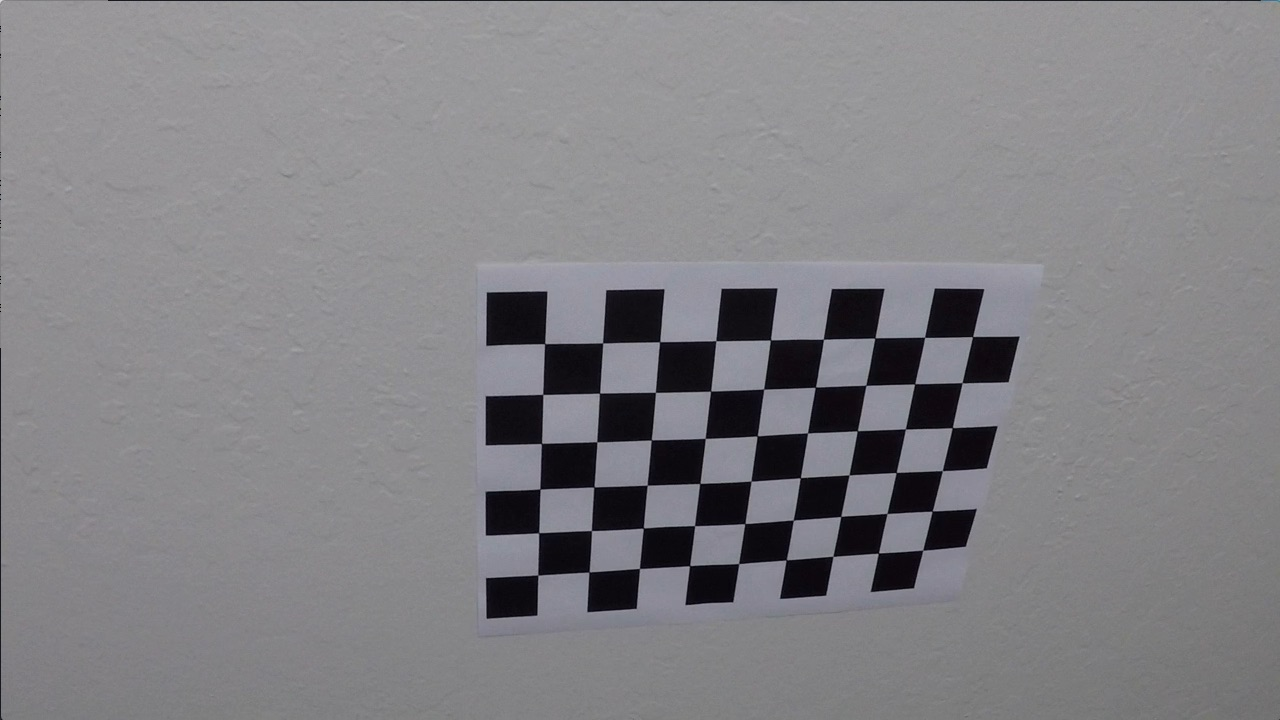
#> input picture camera_cal/calibration10.jpg, 1280 x 720 px; its folder holds only this picture in this run; the run also reads 1 picture not shown here
$ jupyter execute --allow-errors advanced_lane_lines.ipynb   (shell and % lines are left out)   (older library calls are emulated)
#> lines starting #> are read from the running program, lines starting #| are printed output that depends on the picture; after the words box and inside, x2 and y2 are one past the last pixel; in counts of white or black regions, pixels touching at a corner belong together
**Advanced Lane Finding Project**

The goals / steps of this project are the following:

* Compute the camera calibration matrix and distortion coefficients given a set of chessboard images.
* Apply a distortion correction to raw images.
* Use color transforms, gradients, etc., to create a thresholded binary image.
* Apply a perspective transform to rectify binary image ("birds-eye view").
* Detect lane pixels and fit to find the lane boundary.
* Determine the curvature of the lane and vehicle position with respect to center.
* Warp the detected lane boundaries back onto the original image.
* Output visual display of the lane boundaries and numerical estimation of lane curvature and vehicle position.

### Camera Calibration

#### Camera calibration involves computing the camera matrix and distortion coefficients.

The code for this step is contained in the first code cell of the IPython notebook located in "./advanced_lane_lines.ipynb".

The idea is that you take pictures of known shape such as a black-white chessboard. You can use `cv2.findChessboardCorners()` function to find all corners where black and white intersects. These corner points, an array of (x,y), are used to create my so-called image points (i.e. an array of array of points `imgpoints`).

The "object points", on the other hand, are the (x, y, z) coordinates of the chessboard corners in the world. Here I am assuming the chessboard is fixed on the (x, y) plane at z=0, such that the object points are the same for each calibration image.  Thus, `objp` is just a replicated array of coordinates, and `objpoints` will be appended with a copy of it every time I successfully detect all chessboard corners in a test image.  `imgpoints` will be appended with the (x, y) pixel position of each of the corners in the image plane with each successful chessboard detection.

I then used the two arrays `objpoints` and `imgpoints` to compute the camera calibration and distortion coefficients using the `cv2.calibrateCamera()` function.  Lastlt, I applied this distortion correction to the test image using the `cv2.undistort()` function and show the original and undistorted images side-by-side.

[cell 1]
import pickle
import cv2
import numpy as np
import matplotlib.pyplot as plt
import matplotlib.image as mpimg
import glob

images = glob.glob('camera_cal/calibration*.jpg')
nx = 9 #the number of inside corners in x
ny = 6 #the number of inside corners in y
board_size = (nx, ny)
objpoints = [] # 3d points in real world space
imgpoints = [] # 2d points in image plane.

# prepare object points, like (0,0,0), (1,0,0), (2,0,0) ....,(6,5,0)
objp = np.zeros((ny*nx,3), np.float32)
objp[:,:2] = np.mgrid[0:nx, 0:ny].T.reshape(-1,2)

for imgfile in images:
    img = cv2.imread(imgfile)
#> img is the input picture: shape (720, 1280, 3); mean B, G, R 133.1, 129.4, 130.2
    gray = cv2.cvtColor(img, cv2.COLOR_BGR2GRAY)
    ret, corners = cv2.findChessboardCorners(gray, board_size, None)
#> ret = True; corners = 54 rows, first 8: [545.3, 343.1], [602.7, 342.8], [660.1, 341.3], [715.8, 340.7], [770.6, 340], [823.5, 339.2], [874.3, 338.5], [925.1, 337.4]
    if ret == True:
        ## print('found chessboard: ', imgfile)
        objpoints.append(objp)
        imgpoints.append(corners)

ret, mtx, dist, rvecs, tvecs = cv2.calibrateCamera(objpoints, imgpoints, img.shape[0:2], None, None)
#> ret = 0.714; mtx = [[737.2, 0, 466.5], [0, 560.8, 623.9], [0, 0, 1]]; dist = [[-0.0616, -0.0725, -0.053, 0.0274, 0.0478]]; rvecs = ([0.27, -0.164, -0.0427],); tvecs = ([1.24, -6.02, 12.79],)

# Save the camera calibration matrix and distortion coefficients
dist_pickle = {}
dist_pickle["mtx"] = mtx
dist_pickle["dist"] = dist
dist_pickle["objpoints"] = objpoints
dist_pickle["imgpoints"] = imgpoints
pickle.dump( dist_pickle, open( "wide_dist_pickle.p", "wb" ) )

# Testing
#> (the rest of this cell did not finish here and is left out)

[cell 2]
dist_pickle = pickle.load( open( "wide_dist_pickle.p", "rb" ) )
#> dist_pickle = 4 items
mtx = dist_pickle["mtx"]
dist = dist_pickle["dist"]

img = mpimg.imread('test_images/straight_lines1.jpg')
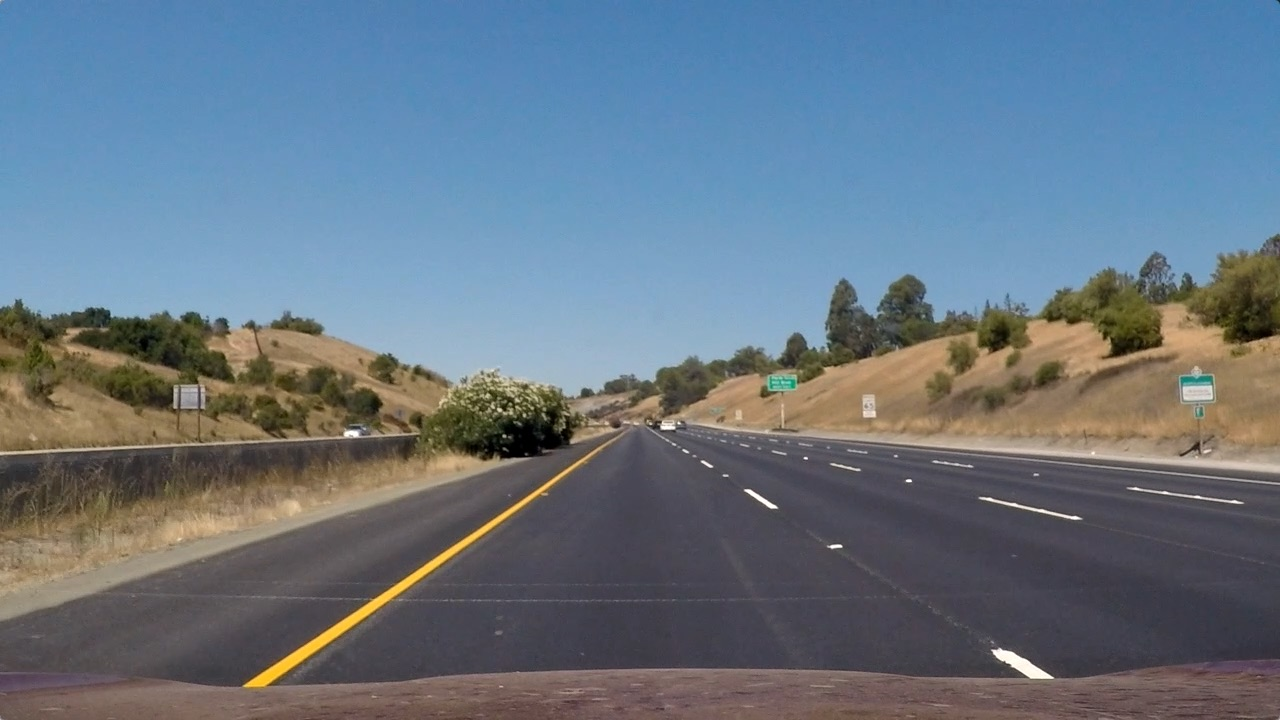
#> input picture test_images/straight_lines1.jpg, 1280 x 720 px
#> img is the input picture: shape (720, 1280, 3); mean R, G, B 103.2, 117.7, 131.2
undistorted = cv2.undistort(img, mtx, dist, None, mtx)
#> (the rest of this cell did not finish here and is left out)

### Pipeline (single images)

#### 1. Camera calibration on a test image

Since we saved our camera calibration matrix and distortion coefficients in a pickle file, we can easily read these parameters back and undistort another image.

[cell 3]
img = mpimg.imread('test_images/test2.jpg')
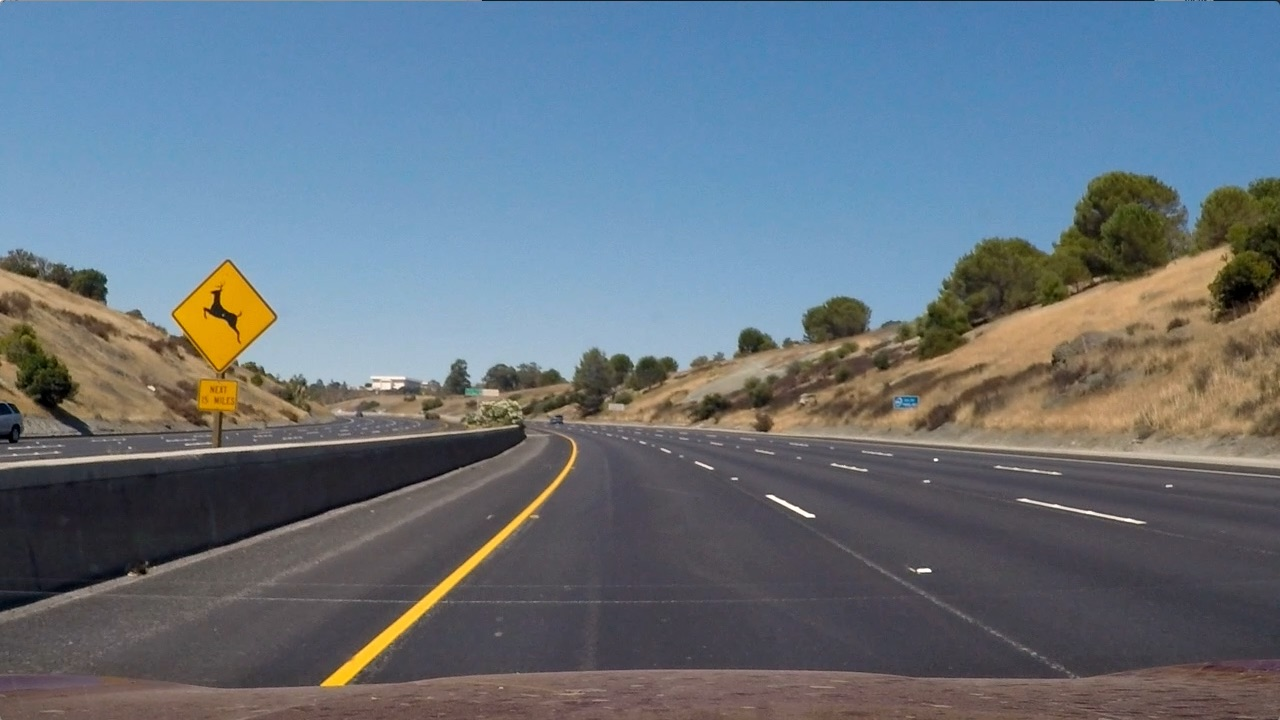
#> input picture test_images/test2.jpg, 1280 x 720 px
#> img is the input picture: shape (720, 1280, 3); mean R, G, B 102.8, 114.6, 125.5
undistorted = cv2.undistort(img, mtx, dist, None, mtx)
#> (the rest of this cell did not finish here and is left out)

#### 2. Create a thresholded binary image

I used a combination of color space and gradient thresholds to generate a binary image. For color thresholding, I first converted the image from RGB colorspace to HLS colorspace. This line is then used to threshold the _s_ chanel `s_binary[(s_channel >= s_thresh[0]) & (s_channel <= s_thresh[1])] = 1` Gradient thresholding step is similar and done on the Sobel x gradient `sxbinary[(scaled_sobel >= sx_thresh[0]) & (scaled_sobel <= sx_thresh[1])] = 1`. I also compute the combined bianry with `combined_binary[(s_binary == 1) | (sxbinary == 1)] = 1`. At the end is an example of my output for this step.

[cell 4]
image = mpimg.imread('test_images/straight_lines1.jpg')

# Edit this function to create your own pipeline.
def pipeline(img, s_thresh=(120, 255),sx_thresh=(20, 255),l_thresh=(40,255)):
    img = np.copy(img)
    # Convert to HSV color space and separate the V channel
    hsv = cv2.cvtColor(img, cv2.COLOR_RGB2HLS).astype(np.float)
    l_channel = hsv[:,:,1]
    s_channel = hsv[:,:,2]
    # Sobel x
    sobelx = cv2.Sobel(l_channel, cv2.CV_64F, 1, 0) # Take the derivative in x
    abs_sobelx = np.absolute(sobelx) # Absolute x derivative to accentuate lines away from horizontal
    scaled_sobel = np.uint8(255*abs_sobelx/np.max(abs_sobelx))

    # Threshold x gradient
    sxbinary = np.zeros_like(scaled_sobel)
    sxbinary[(scaled_sobel >= sx_thresh[0]) & (scaled_sobel <= sx_thresh[1])] = 1

    # Threshold s channel
    s_binary = np.zeros_like(s_channel)
    s_binary[(s_channel >= s_thresh[0]) & (s_channel <= s_thresh[1])] = 1

    # Threshold l channel
    l_binary = np.zeros_like(l_channel)
    l_binary[(l_channel >= l_thresh[0]) & (l_channel <= l_thresh[1])] = 1

    # Stack each channel
    # Note color_binary[:, :, 0] is all 0s, effectively an all black image. It might
    # be beneficial to replace this channel with something else.
    color_binary = np.dstack(( np.zeros_like(sxbinary), sxbinary, s_binary))

    # Combine the three binary thresholds
    binary = np.zeros_like(sxbinary)
    binary[((l_binary == 1) & (s_binary == 1) | (sxbinary==1))] = 1
    # combined_binary = 255*np.dstack((binary,binary,binary)).astype('uint8')
    return color_binary, binary

result, combined_binary = pipeline(image)
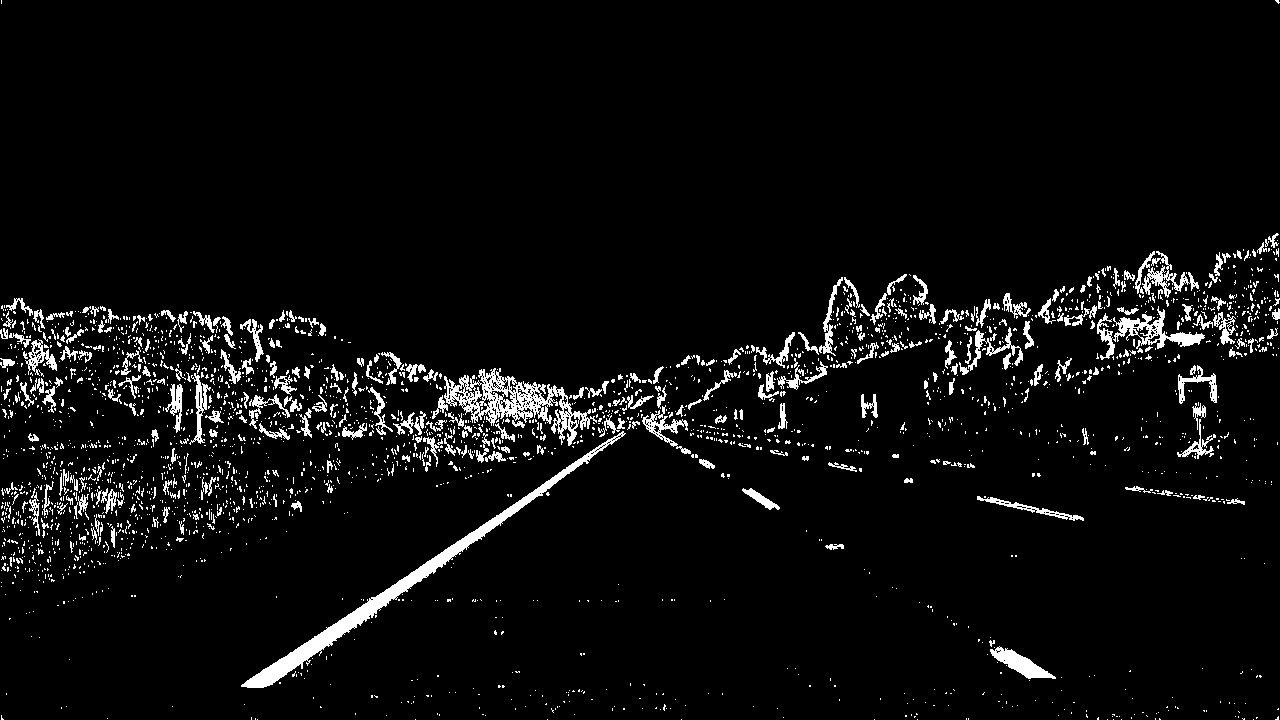
#> combined_binary: shape (720, 1280); values 0 (black) and 1 (white), 4.9% white; 2711 white regions (2382 under 20 px), largest, box (x1, y1, x2, y2) and area: (241, 431, 626, 688) 4964, (444, 368, 597, 446) 3576, (1113, 306, 1205, 349) 1213

# Plot the result
f, (ax1, ax2, ax3) = plt.subplots(1, 3, figsize=(24, 9))
f.tight_layout()

ax1.imshow(image)
ax1.set_title('Original Image', fontsize=40)

ax2.imshow(result)
ax2.set_title('Color Binary', fontsize=40)

#combined_binary = 255*np.dstack((binary,binary,binary)).astype('uint8')
ax3.imshow(combined_binary, cmap='gray')
ax3.set_title('Combined Binary', fontsize=40)

plt.subplots_adjust(left=0., right=1, top=0.9, bottom=0.)

#### 3. Perspective transform

The code for my perspective transform includes a function called `warper()`, which appears in lines 1 through 12 in the code block below. The `warper()` function takes as inputs an image (`img`), as well as source (`src`) and destination (`dst`) points. I chose the hardcoded source and destination points by overlaying a trapezoid on one of the test images. I verified that my perspective transform was working as expected by drawing the `src` and `dst` points onto a test image and its warped counterpart to verify that the lines appear parallel in the warped image.

[cell 5]
def warper(img, src, dst, debug=False):
    M = cv2.getPerspectiveTransform(src, dst)
    MInv = cv2.getPerspectiveTransform(dst, src)
    img_size = (img.shape[1], img.shape[0])
    warped = cv2.warpPerspective(img, M, img_size , flags=cv2.INTER_LINEAR)

    if debug:
        cv2.line(img, tuple(src[0]), tuple(src[1]), color=[255,0,0], thickness=2)
        cv2.line(img, tuple(src[1]), tuple(src[2]), color=[255,0,0], thickness=2)
        cv2.line(img, tuple(src[2]), tuple(src[3]), color=[255,0,0], thickness=2)
        cv2.line(img, tuple(src[3]), tuple(src[0]), color=[255,0,0], thickness=2)
        cv2.line(warped, tuple(dst[0]), tuple(dst[1]), color=[255,0,0], thickness=2)
        cv2.line(warped, tuple(dst[1]), tuple(dst[2]), color=[255,0,0], thickness=2)
        cv2.line(warped, tuple(dst[2]), tuple(dst[3]), color=[255,0,0], thickness=2)
        cv2.line(warped, tuple(dst[3]), tuple(dst[0]), color=[255,0,0], thickness=2)

    return warped, M, MInv

corners = np.float32([[200,720],[585,460],[698,460],[1100,720]])
top_left=np.array([corners[0,0],0])
top_right=np.array([corners[3,0],0])
offset=[100, 0]
src = np.float32([corners[0],corners[1],corners[2],corners[3]])
dst = np.float32([corners[0]+offset,top_left+offset,top_right-offset,corners[3]-offset])
print(dst)
# Test it out
img = np.copy(image)
#mpimg.imread('test_images/straight_lines1.jpg')
img_size = (img.shape[1], img.shape[0])
undist = cv2.undistort(img, mtx, dist, None, mtx)
warped, M, MInv = warper(undist, src, dst, debug=True)
#> M = [[-0.547, -1.52, 992.8], [-4.13e-16, -1.95, 896.1], [-2.9e-19, -0.00237, 1]]; MInv = [[0.161, -0.778, 536.6], [4.42e-17, -0.513, 460], [2.2e-19, -0.00121, 1]]

#> (the rest of this cell did not finish here and is left out)

To further test our warper matrix, I am going to run it on all test images and save to an output folder.

[cell 6]
import os
images = glob.glob('test_images/*.jpg')

for idx, fname in enumerate(images):
    img = cv2.imread(fname)
    undist = cv2.undistort(img, mtx, dist, None, mtx)
    image_name=os.path.split(fname)[1]
    warped = cv2.warpPerspective(undist, M, (img.shape[1], img.shape[0]) , flags=cv2.INTER_LINEAR)
    out_name = 'test_images_warped/'+'warped_'+image_name
    cv2.imwrite(out_name, warped)

#### 4. Polynomial fit of the lane-line pixels

First, I am defining a few helper function to tie my image process pipepline together.

[cell 7]
def undistort(img):
    result = cv2.undistort(img, mtx, dist, None, mtx)
    return result

def warp(img):
    result = cv2.warpPerspective(img, M, (img.shape[1], img.shape[0]) , flags=cv2.INTER_LINEAR)
    return result

def undist_pipeline_warp(img):
    undist = undistort(img)
    color_binary, binary = pipeline(img,s_thresh=(110, 255),sx_thresh=(25, 255))
    combined_binary = 255*np.dstack((binary,binary,binary)).astype('uint8')
    result = warp(combined_binary)
    return result, combined_binary

img = plt.imread('test_images/test3.jpg')
warped_binary, intermediate_binary = undist_pipeline_warp(img)
#> call 2 of pipeline, with s_thresh = (110, 255), sx_thresh = (25, 255), l_thresh = (40, 255)
#> in pipeline (call 2), `l_channel = hsv[:,:,1]`:
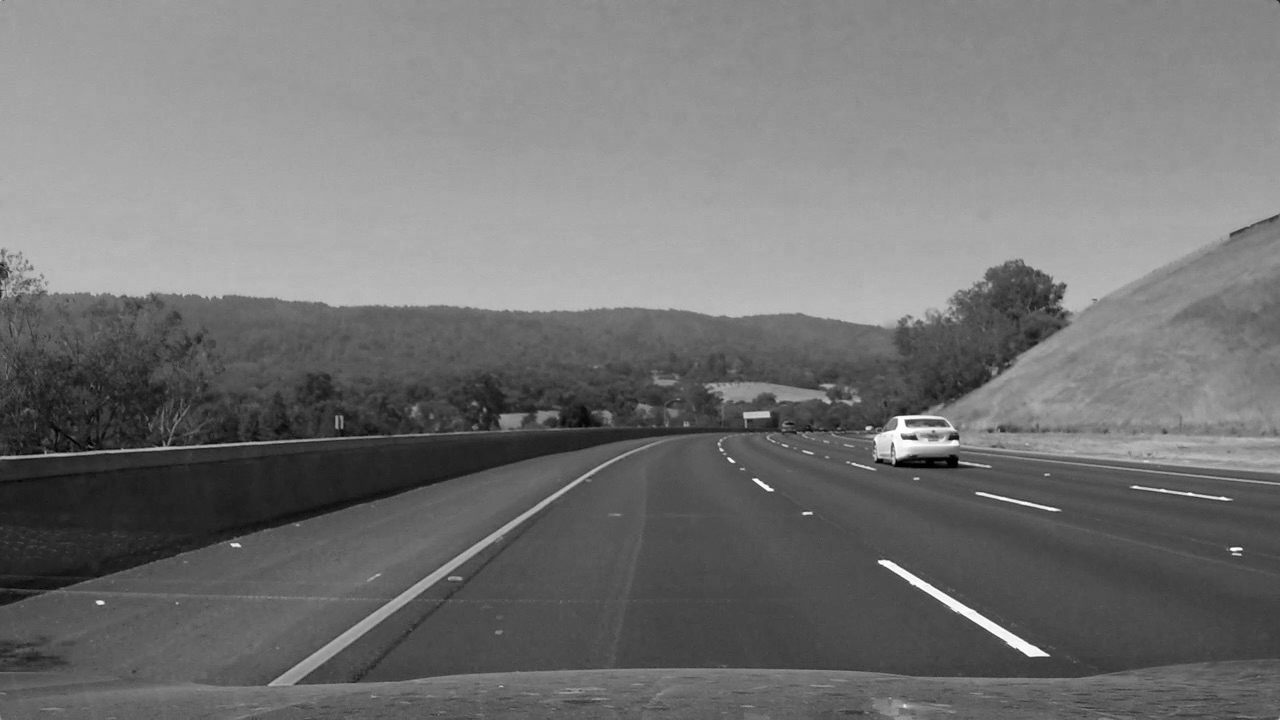
#> l_channel: shape (720, 1280) float64; min 0, max 255, mean 115.7
#> (the rest of the program and of its run is left out)
